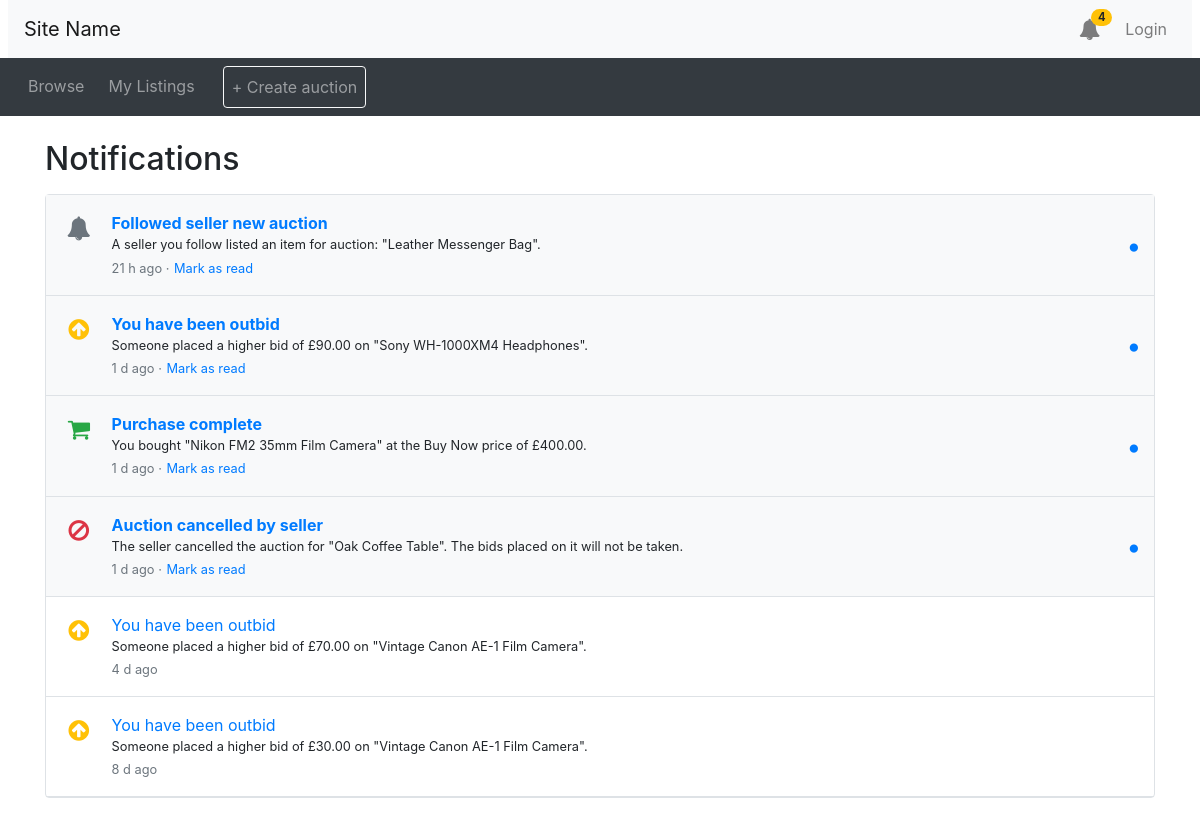
The app's page /auction/notifications.php with its own data.
### tables this page shows
CREATE TABLE Notifications (
    notifId            INT UNSIGNED NOT NULL AUTO_INCREMENT PRIMARY KEY,
    receiverId         INT UNSIGNED NOT NULL,
    notificationTypeId INT UNSIGNED NOT NULL,
    auctionId          INT UNSIGNED NULL,           
    bidId              INT UNSIGNED NULL,           
    relatedUserId      INT UNSIGNED NULL,           
    timestamp          DATETIME     NOT NULL DEFAULT CURRENT_TIMESTAMP,    
    readAt             DATETIME     NULL,           
    emailSentAt        DATETIME     NULL,           
    KEY idx_notif_receiver (receiverId, timestamp),
    KEY idx_notif_unread (receiverId, readAt),
    KEY idx_notif_email (emailSentAt),
    CONSTRAINT fk_notif_receiver FOREIGN KEY (receiverId) REFERENCES UserAccounts (userId)
        ON DELETE CASCADE,
    CONSTRAINT fk_notif_type FOREIGN KEY (notificationTypeId)
        REFERENCES NotificationTypes (notificationTypeId),
    CONSTRAINT fk_notif_auction FOREIGN KEY (auctionId) REFERENCES Auctions (auctionId),
    CONSTRAINT fk_notif_bid FOREIGN KEY (bidId) REFERENCES Bids (bidId),
    CONSTRAINT fk_notif_related FOREIGN KEY (relatedUserId) REFERENCES UserAccounts (userId)
        ON DELETE SET NULL
);

CREATE TABLE Bids (
    bidId        INT UNSIGNED  NOT NULL AUTO_INCREMENT PRIMARY KEY,
    auctionId    INT UNSIGNED  NOT NULL,
    bidderId     INT UNSIGNED  NOT NULL,
    bidAmount    DECIMAL(10,2) NOT NULL,
    bidTimestamp DATETIME      NOT NULL DEFAULT CURRENT_TIMESTAMP,
    KEY idx_bid_bidder (bidderId),
    UNIQUE KEY uq_bid_id_auction (bidId, auctionId),
    CONSTRAINT fk_bid_auction FOREIGN KEY (auctionId) REFERENCES Auctions (auctionId),
    CONSTRAINT fk_bid_bidder   FOREIGN KEY (bidderId) REFERENCES UserAccounts (userId),
    CONSTRAINT chk_bid_amount CHECK (bidAmount > 0)
);

CREATE TABLE Items (
    itemId        INT UNSIGNED NOT NULL AUTO_INCREMENT PRIMARY KEY,
    sellerId      INT UNSIGNED NOT NULL,
    title         VARCHAR(255) NOT NULL,
    description   TEXT         NULL,
    itemCondition ENUM('new','like_new','used', 'heavily_used') NOT NULL,
    KEY idx_item_seller (sellerId),
    FULLTEXT KEY ft_item_search (title, description),
    CONSTRAINT fk_item_seller FOREIGN KEY (sellerId) REFERENCES UserAccounts (userId)
);

### auction/notification_funcs.php (the view, shortened to what this page needs)
<?php
function db_run(mysqli $db, string $sql, array $params = []) {
  $st = $db->prepare($sql);
  if ($params) {
    $types = '';
    foreach ($params as $p) { $types .= is_int($p) ? 'i' : (is_float($p) ? 'd' : 's'); }
    $st->bind_param($types, ...$params);
  }
  $st->execute();
  $res = $st->get_result();
  return $res;
}
function db_all(mysqli $db, string $sql, array $p = []): array { return db_run($db, $sql, $p)->fetch_all(MYSQLI_ASSOC); }
function current_user_id(): int {
  return (int) ($_SESSION['user_id'] ?? DEMO_USER_ID);
}
function fetch_notifications(mysqli $db, int $userId, int $limit = 50): array {
  return db_all($db,
    'SELECT n.notifId, n.receiverId, n.auctionId, n.bidId, n.`timestamp`, n.readAt,
            nt.name AS typeName, nt.description AS typeDescription,
            i.title, i.sellerId, a.reservePrice,
            ot.name AS outcomeType,
            wb.bidAmount AS winAmount, wu.firstName AS winFirst, wu.lastName AS winLast,
            nb.bidAmount AS myBid,
            ru.firstName AS relFirst, ru.lastName AS relLast,
            (SELECT COUNT(*)       FROM Bids b WHERE b.auctionId = n.auctionId) AS bidCount,
            (SELECT MAX(bidAmount) FROM Bids b WHERE b.auctionId = n.auctionId) AS topBid
       FROM Notifications n
       JOIN NotificationTypes nt  ON nt.notificationTypeId = n.notificationTypeId
       LEFT JOIN Auctions a       ON a.auctionId = n.auctionId
       LEFT JOIN Items i          ON i.itemId = a.itemId
       LEFT JOIN Outcomes o       ON o.auctionId = a.auctionId
       LEFT JOIN OutcomeTypes ot  ON ot.outcomeTypeId = o.outcomeTypeId
       LEFT JOIN Bids wb          ON wb.bidId = o.winningBidId
       LEFT JOIN UserAccounts wu  ON wu.userId = wb.bidderId
       LEFT JOIN Bids nb          ON nb.bidId = n.bidId
       LEFT JOIN UserAccounts ru  ON ru.userId = n.relatedUserId
      WHERE n.receiverId = ?
      ORDER BY n.`timestamp` DESC, n.notifId DESC
      LIMIT ' . (int) $limit, [$userId]);
}
function gbp($v): string { return '£' . number_format((float) $v, 2); }
function notification_text(array $r): array {
  $title  = '"' . ($r['title'] ?? '') . '"';
  $seller = ((int) ($r['sellerId'] ?? 0) === (int) $r['receiverId']);
  $buyer  = trim(($r['winFirst'] ?? '') . ' ' . substr($r['winLast'] ?? '', 0, 1) . '.');
  if ($r['typeName'] === 'OUTBID_BY_ANOTHER_BIDDER') {
    return ['headline' => 'You have been outbid',
            'body' => 'Someone placed a higher bid of ' . gbp($r['myBid']) . " on $title.",
            'style' => 'warning', 'icon' => 'fa-arrow-circle-up'];
  }
  if ($r['typeName'] !== 'AUCTION_OUTCOME' || $r['outcomeType'] === null) {
    return ['headline' => ucfirst(strtolower(str_replace('_', ' ', $r['typeName']))),
            'body' => $r['typeDescription'] . ': ' . $title . '.',
            'style' => 'secondary', 'icon' => 'fa-bell'];
  }
  switch ($r['outcomeType']) {
    case 'ITEM_SOLD_TO_BUY_NOW_BIDDER':
      return $seller
        ? ['headline' => 'Your item sold (Buy Now)',
           'body' => "$title was bought now by $buyer for " . gbp($r['winAmount']) . '. The auction closed early.',
           'style' => 'success', 'icon' => 'fa-shopping-cart']
        : ['headline' => 'Purchase complete',
           'body' => "You bought $title at the Buy Now price of " . gbp($r['winAmount']) . '.',
           'style' => 'success', 'icon' => 'fa-shopping-cart'];
    case 'CANCELLED_AUCTION':
      return ['headline' => 'Auction cancelled by seller',
              'body' => "The seller cancelled the auction for $title. The bids placed on it will not be taken.",
              'style' => 'danger', 'icon' => 'fa-ban'];
  }
  return ['headline' => 'Auction update', 'body' => "There is an update on $title.", 'style' => 'secondary', 'icon' => 'fa-bell'];
}
function time_ago(string $datetime): string {
  $s = max(0, time() - strtotime($datetime));
  if ($s < 86400) return floor($s / 3600) . ' h ago';
  return floor($s / 86400) . ' d ago';
}
function notification_item_html(array $r): string {
  $t      = notification_text($r);
  $unread = ($r['readAt'] === null);
  $e      = fn($s) => htmlspecialchars((string) $s, ENT_QUOTES | ENT_SUBSTITUTE, 'UTF-8');
  $return = basename((string) parse_url($_SERVER['REQUEST_URI'] ?? '', PHP_URL_PATH));
  $h  = '<div class="d-flex align-items-start p-3 border-bottom' . ($unread ? ' bg-light' : '') . '">';
  $h .= '<span class="text-' . $t['style'] . ' mr-3 text-center flex-shrink-0" style="font-size:1.5em;width:1.4em"><i class="fa ' . $t['icon'] . '"></i></span>';
  $h .= '<div class="flex-grow-1">';
  $h .= '<a href="mark_read.php?open=' . (int) $r['notifId'] . '" class="' . ($unread ? 'font-weight-bold' : '') . '">' . $e($t['headline']) . '</a>';
  $h .= '<div class="small">' . $e($t['body']) . '</div>';
  $h .= '<small class="text-muted">' . $e(time_ago($r['timestamp']));
  if ($unread) {
    $h .= ' &middot; <form method="post" action="mark_read.php" class="d-inline">'
        . '<input type="hidden" name="notif_id" value="' . (int) $r['notifId'] . '">'
        . '<input type="hidden" name="return" value="' . $e($return) . '">'
        . '<button class="btn btn-link btn-sm p-0 align-baseline" style="font-size:inherit">Mark as read</button></form>';
  }
  $h .= '</small></div>';
  if ($unread) { $h .= '<span class="text-primary ml-2 align-self-center" title="Unread"><i class="fa fa-circle" style="font-size:.6em"></i></span>'; }
  return $h . '</div>';
}

### auction/notifications.php
<?php include_once("header.php") ?>
<div class="container my-4">
  <h2 class="my-3">Notifications</h2>
<?php
  $rows = fetch_notifications($connection, current_user_id(), 100);
  if (!$rows) {
    echo '<div class="alert alert-secondary">You have no notifications yet.</div>';
  } else {
    echo '<div class="border rounded">';
    foreach ($rows as $r) { echo notification_item_html($r); }
    echo '</div>';
  }
?>
</div>
<?php include_once("footer.php") ?>

### records on screen
notifications: headline "Followed seller new auction", body "A seller you follow listed an item for auction: \"Leather Messenger Bag\".", timestamp "21 h ago"
bids: bidAmount.title "You have been outbid", bidAmount.title "Someone placed a higher bid of £90.00 on \"Sony WH-1000XM4 Headphones\".", notifications.timestamp "1 d ago"
bids: headline "Purchase complete", body "You bought \"Nikon FM2 35mm Film Camera\" at the Buy Now price of £400.00.", notifications.timestamp "1 d ago"
bids: items.title "Auction cancelled by seller", items.title "The seller cancelled the auction for \"Oak Coffee Table\". The bids placed on it will not be taken.", notifications.timestamp "1 d ago"
bids: bidAmount.title "You have been outbid", bidAmount.title "Someone placed a higher bid of £70.00 on \"Vintage Canon AE-1 Film Camera\".", notifications.timestamp "4 d ago"
bids: bidAmount.title "You have been outbid", bidAmount.title "Someone placed a higher bid of £30.00 on \"Vintage Canon AE-1 Film Camera\".", notifications.timestamp "8 d ago"

### other values on screen
$bell_unread "4"
